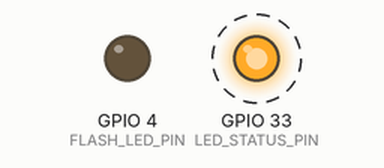
The sketch below on a simulated ESP32. Parts: output pins drawn as LEDs (lit = HIGH). Dashed ring = blinking. WiFi joins after 1.5 s; servers stay silent unless stated; uploads are accepted with an empty reply; the camera gives no picture; what the sketch prints to the serial monitor is not drawn.

Above: at 3.3 s.
Timing chart, 0 to 6.8 s (numbered marks = the images above):
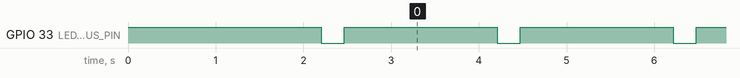

Measured:
- by itself, GPIO 33 (LED_STATUS_PIN): alternates HIGH for 1.7 s and LOW for 0.26 s

The sketch:

camera_side_dept.ino
```cpp
/*
 ============================================================================
  Dr. Sum Parking Analytics System - Camera 2 (Side Department: Motorcycles)
  Target   : Motorcycles (20 slots) | Hardware: AI-Thinker ESP32-CAM (OV2640)
  Network  : PSU WiFi (802.1x EAP-PEAP) | Rate: Configurable
 ============================================================================
*/

#include "esp_camera.h"
#include <WiFi.h>
#include <HTTPClient.h>
#include "soc/soc.h"
#include "soc/rtc_cntl_reg.h"

#define USE_PSU_WIFI
#ifdef USE_PSU_WIFI
  #include "esp_eap_client.h"
  const char* ssid         = "PSU WiFi (802.1x)";
  const char* eap_identity = "6710110589";
  const char* eap_username = "6710110589";
  const char* eap_password = "Chokun02..";
#else
  const char* ssid     = "YOUR_HOTSPOT_NAME";
  const char* password = "YOUR_HOTSPOT_PASSWORD";
#endif

// ============================================================================
// Server Configuration & Upload Interval (ปรับเวลาส่งตรงนี้)
// ============================================================================
const char* serverIp   = "172.30.228.51";
const int   serverPort = 5005;
const char* locationId = "side_dept";

// <<< ปรับเวลาส่งภาพตรงนี้ (หน่วยเป็นมิลลิวินาที: 2000 = 2 วินาที) >>>
const unsigned long uploadIntervalMs = 2000;
unsigned long lastUploadTime = 0;

// AI-Thinker Pin Definitions
#define PWDN_GPIO_NUM 32
#define RESET_GPIO_NUM -1
#define XCLK_GPIO_NUM 0
#define SIOD_GPIO_NUM 26
#define SIOC_GPIO_NUM 27
#define Y9_GPIO_NUM 35
#define Y8_GPIO_NUM 34
#define Y7_GPIO_NUM 39
#define Y6_GPIO_NUM 36
#define Y5_GPIO_NUM 21
#define Y4_GPIO_NUM 19
#define Y3_GPIO_NUM 18
#define Y2_GPIO_NUM 5
#define VSYNC_GPIO_NUM 25
#define HREF_GPIO_NUM 23
#define PCLK_GPIO_NUM 22
#define LED_STATUS_PIN 33
#define FLASH_LED_PIN 4

bool initCamera() {
  camera_config_t config;
  config.ledc_channel = LEDC_CHANNEL_0;
  config.ledc_timer   = LEDC_TIMER_0;
  config.pin_d0       = Y2_GPIO_NUM;
  config.pin_d1       = Y3_GPIO_NUM;
  config.pin_d2       = Y4_GPIO_NUM;
  config.pin_d3       = Y5_GPIO_NUM;
  config.pin_d4       = Y6_GPIO_NUM;
  config.pin_d5       = Y7_GPIO_NUM;
  config.pin_d6       = Y8_GPIO_NUM;
  config.pin_d7       = Y9_GPIO_NUM;
  config.pin_xclk     = XCLK_GPIO_NUM;
  config.pin_pclk     = PCLK_GPIO_NUM;
  config.pin_vsync    = VSYNC_GPIO_NUM;
  config.pin_href     = HREF_GPIO_NUM;
  config.pin_sccb_sda = SIOD_GPIO_NUM;
  config.pin_sccb_scl = SIOC_GPIO_NUM;
  config.pin_pwdn     = PWDN_GPIO_NUM;
  config.pin_reset    = RESET_GPIO_NUM;
  config.xclk_freq_hz = 20000000;
  config.pixel_format = PIXFORMAT_JPEG;

  if (psramFound()) {
    config.frame_size   = FRAMESIZE_SVGA; // 800x600 เสถียรและชัดเจนสูง
    config.jpeg_quality = 12;
    config.fb_count     = 2;
    config.grab_mode    = CAMERA_GRAB_LATEST;
  } else {
    config.frame_size   = FRAMESIZE_VGA;
    config.jpeg_quality = 15;
    config.fb_count     = 1;
  }

  esp_err_t err = esp_camera_init(&config);
  if (err != ESP_OK) {
    Serial.printf("[CAMERA_ERR] Camera init failed 0x%x\n", err);
    return false;
  }

  sensor_t *s = esp_camera_sensor_get();
  if (s != NULL) {
    s->set_brightness(s, 0);     // ให้ Server ปรับแต่ง brightness ผ่าน Ingestion Server ได้อิสระ
    s->set_contrast(s, 1);
    s->set_whitebal(s, 1);
    s->set_exposure_ctrl(s, 1);
    s->set_gain_ctrl(s, 1);
  }
  return true;
}

void connectWiFi() {
  Serial.printf("[WIFI] Connecting to %s ...\n", ssid);
  WiFi.disconnect(true);
  delay(300);
  WiFi.mode(WIFI_STA);

#ifdef USE_PSU_WIFI
  esp_wifi_sta_enterprise_disable(); // reset enterprise ก่อนเปิดใหม่ ป้องกันค้างเมื่อถอดสายเสียบใหม่
  delay(100);
  esp_eap_client_set_identity((const unsigned char *)eap_identity, strlen(eap_identity));
  esp_eap_client_set_username((const unsigned char *)eap_username, strlen(eap_username));
  esp_eap_client_set_password((const unsigned char *)eap_password, strlen(eap_password));
  esp_wifi_sta_enterprise_enable();
  WiFi.begin(ssid);
#else
  WiFi.begin(ssid, password);
#endif

  int retries = 0;
  while (WiFi.status() != WL_CONNECTED && retries < 30) {
    delay(500);
    Serial.print(".");
    retries++;
  }

  if (WiFi.status() == WL_CONNECTED) {
    Serial.println("\n[WIFI_OK] IP: " + WiFi.localIP().toString());
  } else {
    Serial.println("\n[WIFI_WARN] Still connecting...");
  }
}

String buildTelemetryJson() {
  int rssi = WiFi.RSSI();
  uint32_t freeHeap = ESP.getFreeHeap();
  unsigned long uptime = millis() / 1000;

  // สร้าง JSON Telemetry สำหรับส่งไปบันทึกลง PostgreSQL
  String json = "{";
  json += "\"rssi\":" + String(rssi) + ",";
  json += "\"free_heap\":" + String(freeHeap) + ",";
  json += "\"uptime_sec\":" + String(uptime) + ",";
  json += "\"cam_model\":\"ESP32-CAM\",";
  json += "\"chip_temp_c\":40.0,";
  json += "\"aec_value\":160";
  json += "}";
  return json;
}

void captureAndUpload() {
  if (WiFi.status() != WL_CONNECTED) {
    connectWiFi();
    if (WiFi.status() != WL_CONNECTED) return;
  }

  digitalWrite(LED_STATUS_PIN, LOW); // Flash status LED ON

  camera_fb_t * fb = esp_camera_fb_get();
  if (!fb) {
    Serial.println("[CAMERA_ERR] Frame capture failed");
    digitalWrite(LED_STATUS_PIN, HIGH);
    return;
  }

  String url = String("http://") + serverIp + ":" + String(serverPort) + "/api/upload?location=" + locationId;
  HTTPClient http;
  http.begin(url);
  http.setTimeout(8000);
  http.addHeader("Content-Type", "image/jpeg");
  http.addHeader("X-Telemetry", buildTelemetryJson());

  int httpCode = http.POST(fb->buf, fb->len);
  if (httpCode > 0) {
    Serial.printf("[HTTP_OK] %s sent %u bytes (Code: %d)\n", locationId, fb->len, httpCode);
  } else {
    Serial.printf("[HTTP_ERR] %s failed (Code: %d - %s)\n", locationId, httpCode, http.errorToString(httpCode).c_str());
  }

  http.end();
  esp_camera_fb_return(fb);
  digitalWrite(LED_STATUS_PIN, HIGH); // Flash status LED OFF
}

void setup() {
  // ปิด Brownout Detector ชั่วคราวเพื่อป้องกันบอร์ดรีเซ็ตเองตอนไฟกระชากช่วงเปิด WiFi
  WRITE_PERI_REG(RTC_CNTL_BROWN_OUT_REG, 0);

  Serial.begin(115200);
  pinMode(LED_STATUS_PIN, OUTPUT);
  digitalWrite(LED_STATUS_PIN, HIGH);
  pinMode(FLASH_LED_PIN, OUTPUT);
  digitalWrite(FLASH_LED_PIN, LOW); // ปิดไฟแฟลชขาวเพื่อประหยัดพลังงาน

  Serial.println("\n=== ESP32-CAM Starting (side_dept) ===");

  if (!initCamera()) {
    Serial.println("[ERROR] Camera init failed. Restarting in 5s...");
    delay(5000);
    ESP.restart();
  }

  connectWiFi();
}

void loop() {
  unsigned long now = millis();
  if (now - lastUploadTime >= uploadIntervalMs) {
    lastUploadTime = now;
    captureAndUpload();
  }
  delay(20);
}
```
